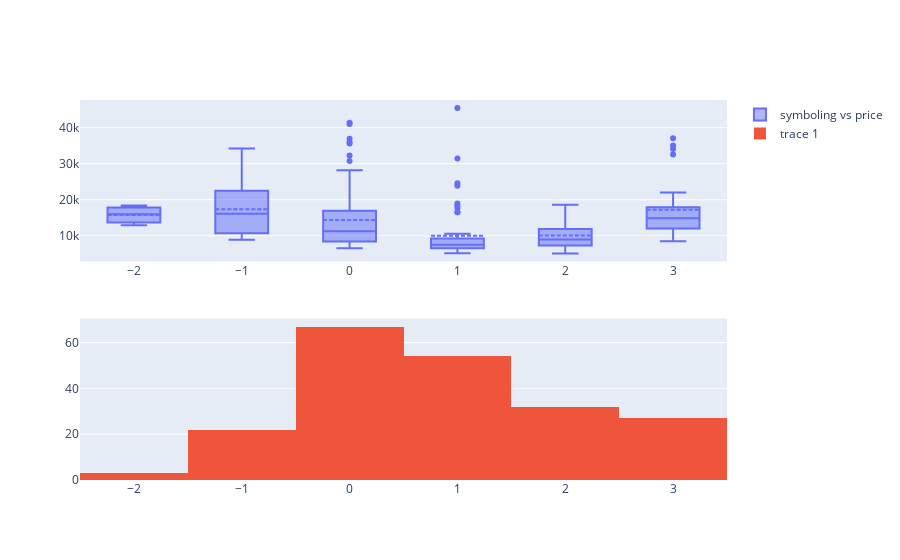

Notebook cell for this chart:
### Code cell
fig = make_subplots(rows = 2, cols=1)
t1 = go.Box(x=df['symboling'], y=df['price'],name = 'symboling vs price', boxmean=True)
t2 = go.Histogram(x = df['symboling'], y = df['price'])

fig.add_trace(t1,row = 1, col = 1)
fig.add_trace(t2,row = 2, col = 1)

### Figure 1 — Plotly figure (JSON) as saved in the notebook; plotly's stock layout.template omitted (floating-point values rounded to 4 significant figures; data arrays with more than 128 entries replaced by an {"elided": "..."} marker saying what was removed)
{"data": [{"boxmean": true, "name": "symboling vs price", "type": "box", "x": {"elided": "205 int values"}, "xaxis": "x", "y": {"elided": "205 float values"}, "yaxis": "y"}, {"type": "histogram", "x": {"elided": "205 int values"}, "xaxis": "x2", "y": {"elided": "205 float values"}, "yaxis": "y2"}], "layout": {"xaxis": {"anchor": "y", "domain": [0, 1]}, "xaxis2": {"anchor": "y2", "domain": [0, 1]}, "yaxis": {"anchor": "x", "domain": [0.575, 1]}, "yaxis2": {"anchor": "x2", "domain": [0, 0.425]}}}
